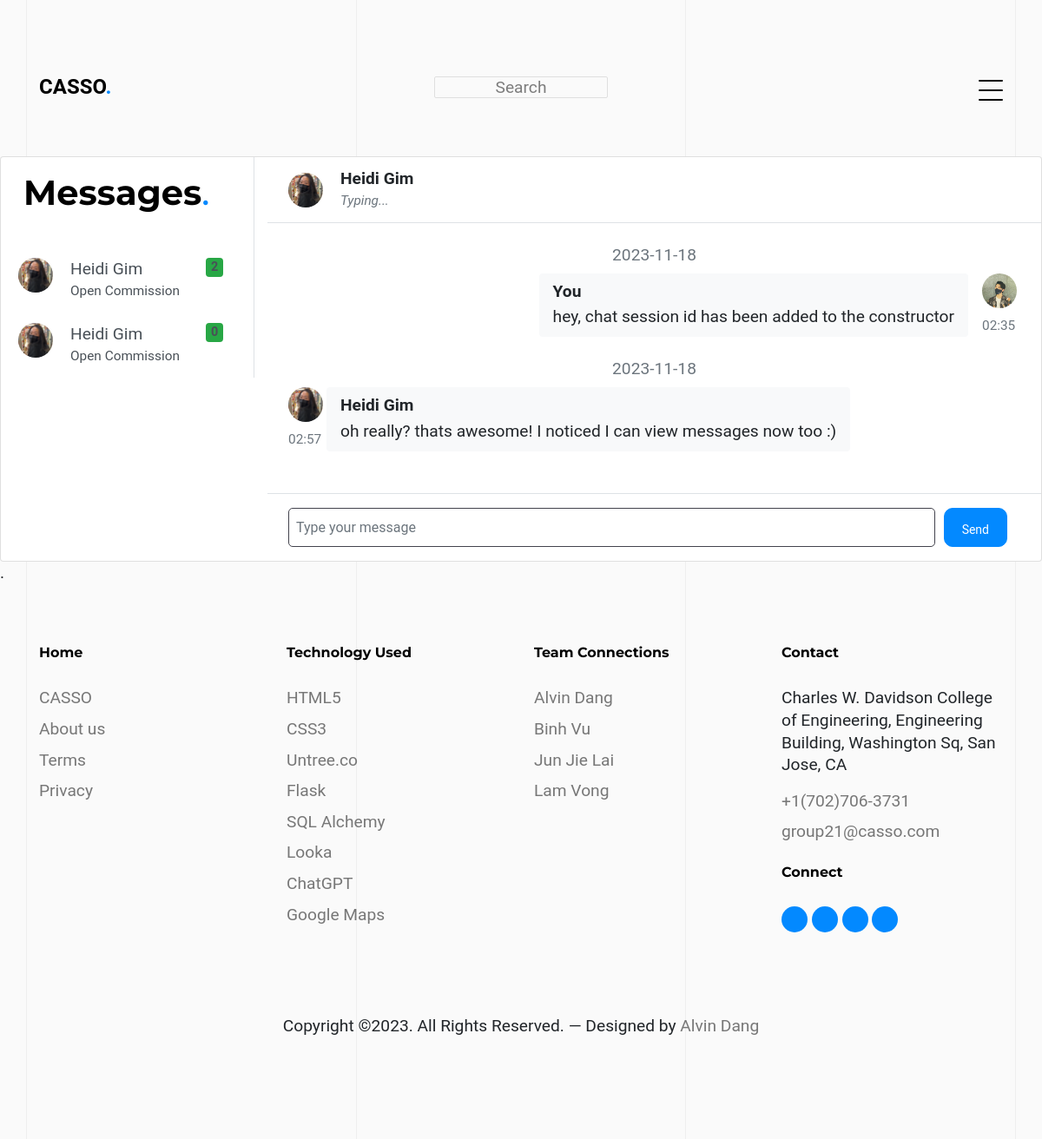
Page /chat (signed in) on the committed database.
### app/models.py (models this page shows, shortened)
class ChatSession(db.Model):
    id = db.Column(db.Integer, primary_key=True)
    user1_id = db.Column(db.Integer, db.ForeignKey('user.id'), nullable=False)
    user2_id = db.Column(db.Integer, db.ForeignKey('user.id'), nullable=False)
    created_at = db.Column(db.TIMESTAMP, default=db.func.current_timestamp())
    messages = db.relationship('Message', backref='chat_session', lazy='dynamic')

class User(UserMixin, db.Model):
    id = db.Column(db.Integer, primary_key=True)
    full_name = db.Column(db.String(80), nullable=False)
    username = db.Column(db.String(80), unique=True, nullable=False)
    email = db.Column(db.String(120), unique=True, nullable=False)
    password = db.Column(db.String(60), nullable=False)
    biography = db.Column(db.String(255))
    profile_picture = db.Column(db.String(255), default='default.jpg')
    def get(user_id):
        return User.query.get(int(user_id))
    posts = db.relationship('Post', backref='user', lazy=True) # One to many
    commission_requests_sent = db.relationship('CommissionRequest',
        foreign_keys='CommissionRequest.sender_id',
        backref='requesting_user')
    commission_requests_received = db.relationship('CommissionRequest',
        foreign_keys='CommissionRequest.receiver_id',
        backref='commissioned_user')
    messages_sent = db.relationship('Message', foreign_keys='Message.sender_id',
        backref='sent_messages', lazy='dynamic', overlaps="sent_messages") # One to many
    messages_received = db.relationship('Message', foreign_keys='Message.receiver_id',
        backref='received_messages', lazy='dynamic', overlaps="received_messages") # One to many
    chat_sessions_as_user1 = db.relationship('ChatSession',
        foreign_keys='ChatSession.user1_id', backref='user1', lazy='dynamic')
    chat_sessions_as_user2 = db.relationship('ChatSession',
        foreign_keys='ChatSession.user2_id', backref='user2', lazy='dynamic')
    likes = db.relationship('Like', backref='user', lazy='dynamic') # One to many
    followers = db.relationship('Follow', foreign_keys='Follow.followed_id', backref='followed', lazy='dynamic')
    following = db.relationship('Follow', foreign_keys='Follow.follower_id', backref='follower', lazy='dynamic')
    notifications = db.relationship('Notification', backref='user', lazy='dynamic')

class Message(db.Model):
    id = db.Column(db.Integer, primary_key=True)
    sender_id = db.Column(db.Integer, db.ForeignKey('user.id'), nullable=False)
    receiver_id = db.Column(db.Integer, db.ForeignKey('user.id'), nullable=False)
    content = db.Column(db.String(255), nullable=False)
    created_at = db.Column(db.TIMESTAMP, default=db.func.current_timestamp())
    chat_session_id = db.Column(db.Integer, db.ForeignKey('chat_session.id'))
    sender = db.relationship('User', foreign_keys=[sender_id], backref='sent_messages', overlaps="sent_messages")
    receiver = db.relationship('User', foreign_keys=[receiver_id], backref='received_messages', overlaps="sent_messages")

### app/routes.py (the view)
@bp.route('/chat')
@login_required
def default_chat():
    user_chat_sessions = ChatSession.query.filter(
        (ChatSession.user1_id == current_user.id) | (ChatSession.user2_id == current_user.id)
    ).all()
    most_recent_chat_session = None
    most_recent_message_time = None
    for chat_session in user_chat_sessions:
        most_recent_message = Message.query.filter_by(chat_session_id=chat_session.id).order_by(Message.created_at.asc()).first()
        if most_recent_message and (most_recent_message_time is None or most_recent_message.created_at > most_recent_message_time):
            most_recent_chat_session = chat_session
            most_recent_message_time = most_recent_message.created_at
    messages = most_recent_chat_session.messages.order_by(Message.created_at.asc()).all() if most_recent_chat_session else []
    return render_template('chat.html', user_chat_sessions=user_chat_sessions, current_chat_session=most_recent_chat_session, messages=messages)

### run.py (called while the page is built)
@login_manager.user_loader
def load_user(user_id):
    from app.models import User
    return User.get(user_id)

### templates/chat.html (shortened to what this page needs)
{% extends "base.html" %}
{% block content %}
<link rel="stylesheet" href="{{ url_for('static', filename='css/chat.css') }}">
<div class="untree_co-section pb-0">
    <div class="msg-container p-0">
		<div class="card" style="height: 100%;">
			<div class="row g-0" style="height: 100%;">
				<div class="col-12 col-lg-5 col-xl-3 border-right" style="height: 100%;">
					<div style="margin-left: 20px; margin-top: 10px; padding-left: 5px; border: 1px solid white;">
					<h1 class="heading gsap-reveal-hero mb-3"><span class="reveal-wrap"><span class="reveal-content" style="transform: matrix(1, 0, 0, 1, 0, 0);"><strong>Messages</strong><span class="text-primary">.</span></span></span></h1>
					</div>
					<div class="chat-users p-0">
						{% if user_chat_sessions %}
							{% for chat_session in user_chat_sessions %}
								<a href="{{ url_for('main.chat_session', chat_session_id=chat_session.id) }}" class="list-group-item list-group-item-action border-0">
									<div class="badge bg-success float-right">{{ chat_session.messages.count() }}</div>
									<div class="d-flex align-items-start">
										{% if chat_session.user1.id == current_user.id %}
											<img src="{{ url_for('static', filename='images/userPhotos/' + chat_session.user2.profile_picture) }}" class="rounded-circle mr-1" alt="{{ chat_session.user2.full_name }}" width="40" height="40">
											<div class="flex-grow-1 ml-3">
												{{ chat_session.user2.full_name }}
												<div class="small"> Open Commission</div>
											</div>
										{% endif %}
									</div>
								</a>
							{% endfor %}
						{% endif %}
					</div>
				</div>
				<div class="col-12 col-lg-7 col-xl-9" style="height: 100%;">
					<div class="py-2 px-4 border-bottom d-none d-lg-block">
						{% if current_chat_session %}
							<div class="d-flex align-items-center py-1">
								{% if current_chat_session.user1.id == current_user.id %}
									<div class="position-relative">
										<img src="{{ url_for('static', filename='images/userPhotos/' + current_chat_session.user2.profile_picture) }}"
											class="rounded-circle mr-1" alt="{{ current_chat_session.user2.full_name }}"
											width="40" height="40">
									</div>
									<div class="flex-grow-1 pl-3">
										<strong>{{ current_chat_session.user2.full_name }}</strong>
										<div class="text-muted small"><em>Typing...</em></div>
									</div>
								{% endif %}
							</div>
						{% else %}
							<div class="flex-grow-1 pl-3">
								<strong>No current chat session to display.</strong>
								<div class="text-muted small"><em>Start a chat with another user to display!</em></div>
							</div>
						{% endif %}
					</div>
					<div class="position-relative" style="height: 80%;">
						<div id="chat-messages" class="chat-messages p-4" style="height: 100%;">
							{% if messages %}
								{% set current_date = None %}
								{% for message in messages %}
									{% if current_date != message.created_at.strftime('%Y-%m-%d') %}
										<div class="text-muted text-center mb-2">
											{{ message.created_at.strftime('%Y-%m-%d') }}
										</div>
										{% set current_date = message.created_at.strftime('%Y-%m-%d') %}
									{% endif %}
									{% if message.sender_id == current_user.id %}
										<div class="chat-message-right pb-4">
											<div>
												<img src="{{ url_for('static', filename='images/userPhotos/' + message.sender.profile_picture) }}"
													class="rounded-circle mr-1" alt="{{ message.sender.full_name }}"
													width="40" height="40">
												<div class="text-muted small text-nowrap mt-2">{{ message.created_at.strftime('%H:%M') }}</div>
											</div>
											<div class="flex-shrink-1 bg-light rounded py-2 px-3 mr-3">
												<div class="font-weight-bold mb-1">You</div>
												{{ message.content }}
											</div>
										</div>
									{% else %}
										<div class="chat-message-left pb-4">
											<div>
												<img src="{{ url_for('static', filename='images/userPhotos/' + message.sender.profile_picture) }}"
													class="rounded-circle mr-1" alt="{{ message.sender.full_name }}"
													width="40" height="40">
												<div class="text-muted small text-nowrap mt-2">{{ message.created_at.strftime('%H:%M') }}</div>
											</div>
											<div class="flex-shrink-1 bg-light rounded py-2 px-3 mr-3">
												<div class="font-weight-bold mb-1">{{ message.sender.full_name }}</div>
												{{ message.content }}
											</div>
										</div>
									{% endif %}
								{% endfor %}
							{% endif %}
						</div>
					</div>
					<div class="flex-grow-0 py-3 px-4 border-top" style="height: 100%;">
						{% if current_chat_session %}
							<form method="post" action="{{ url_for('main.chat_session', chat_session_id=current_chat_session.id) }}">
								<div class="input-group" style="width: 100%">
									<input id="message-input" type="text" class="form-control" name="message_input"
										placeholder="Type your message">
									<button id="send-button" class="btn btn-primary" type="submit">Send</button>
								</div>
							</form>
						{% else %}
							<div class="input-group" style="width: 100%">
								No current chat session to send a message to.
							</div>
						{% endif %}
					</div>
				</div>
			</div>
		</div>
	</div>
</div>
{% endblock %}

### static/css/style.css (style rules this page uses)
body { font-family: "PT Mono", monospace; line-height: 1.6; background: #ffffff; overflow-x: hidden; font-size: 16px; }
body:before { content: ""; position: fixed; top: 0; left: 0; z-index: 99; right: 0; bottom: 0; background: rgba(0, 0, 0, 0.2); opacity: 0; visibility: hidden; -webkit-transition: .3s all ease; -o-transition: .3s all ease; transition: .3s all ease; }
a { color: #0389ff; -webkit-transition: .3s all ease; -o-transition: .3s all ease; transition: .3s all ease; }
.text-primary { color: #0389ff !important; }
h1, .h1, h2, .h2, h3, .h3, h4, .h4 { font-family: "Montserrat", sans-serif; color: #dddde6; }
.btn { padding-top: 14px; padding-bottom: 14px; padding-left: 20px; padding-right: 20px; border-radius: 0px; font-size: 14px; border: 1px solid transparent; }
.btn.btn-primary { background: #0389ff; border-color: #0389ff; }
.form-control, .custom-select { border: none; font-size: 16px; height: 45px; padding-left: 0; padding-right: 0; background: transparent; border-bottom: 1px solid #43434d; border-radius: 0; }
.untree_co-section { padding: 7rem 0; }
.untree_co-section .heading, .untree_co-section .subheading { color: #000000; }
.untree_co-section .heading strong, .untree_co-section .subheading strong { font-weight: 700; }
.untree_co-section .heading { font-size: 40px; }
.gsap-reveal-hero { line-height: 0; }
.gsap-reveal-hero .reveal-wrap { position: relative; overflow: hidden; display: inline-block; }
.gsap-reveal-hero .reveal-wrap .reveal-content { line-height: 1.5; z-index: 1; display: inline-block; -webkit-transform: translateX(-100%); -ms-transform: translateX(-100%); transform: translateX(-100%); }
.position-relative { position: relative; }
*, *::before, *::after { box-sizing: border-box; }
body { margin: 0; padding: 48px 0; font-family: "Figtree", sans-serif; font-size: 1.2rem; line-height: 1.6rem; background-image: linear-gradient(45deg, #7c9885, #b5b682); min-height: 100vh; }
* { margin: 0; padding: 0; box-sizing: border-box; }
body { width: 100%; background: #fafafa; position: relative; font-family: 'roboto', sans-serif; }

### static/css/chat.css (style rules this page uses)
body { margin-top:20px; }
@media (min-width: 768px) { .msg-container { max-height: 430px; } }
@media (min-width: 768px) { .chat-messages { max-height: 100px; } }
@media (min-width: 768px) { .chat-users { max-height: 60px; } }
@media (min-width: 977px) { .msg-container { max-height: 830px; } }
@media (min-width: 977px) { .chat-messages { max-height: 200px; } }
@media (min-width: 977px) { .chat-users { max-height: 500px; } }
@media (min-width: 1130px) { .msg-container { max-height: 780px; } }
.chat-messages { display: flex; flex-direction: column; max-height: 680px; overflow-y: auto }
.chat-users { display: flex; flex-direction: column; max-height: 780px; overflow-y: auto }
.chat-message-left, .chat-message-right { display: flex; flex-shrink: 0 }
.chat-message-left { margin-right: auto }
.chat-message-right { flex-direction: row-reverse; margin-left: auto }
.py-3 { padding-top: 1rem!important; padding-bottom: 1rem!important; }
.px-4 { padding-right: 1.5rem!important; padding-left: 1.5rem!important; }
.flex-grow-0 { flex-grow: 0!important; }
.border-top { border-top: 1px solid #dee2e6!important; }
.form-control, .custom-select { border: 1px solid #43434d !important; border-radius: 10px; padding-left: 8px; }
.btn { padding-bottom: 8px; border-radius: 10px; }
.input-group { border-radius: 5px; width: 715px; padding-right: 15px; }
.input-group .form-control { border-radius: 5px !important; margin-right: 10px; }
.rounded-circle { object-fit: cover; }

### rows in the picture
ChatSession: messages.count "2", profile_picture (picture), user2.full_name "Heidi Gim"
ChatSession: messages.count "0", profile_picture (picture), user2.full_name "Heidi Gim"
User: profile_picture (picture), user2.full_name "Heidi Gim"
Message: created_at "2023-11-18", profile_picture (picture), created_at "02:35", content "hey, chat session id has been added to the constructor"
Message: created_at "2023-11-18", profile_picture (picture), created_at "02:57", sender.full_name "Heidi Gim", content "oh really? thats awesome! I noticed I can view messages now too :)"
